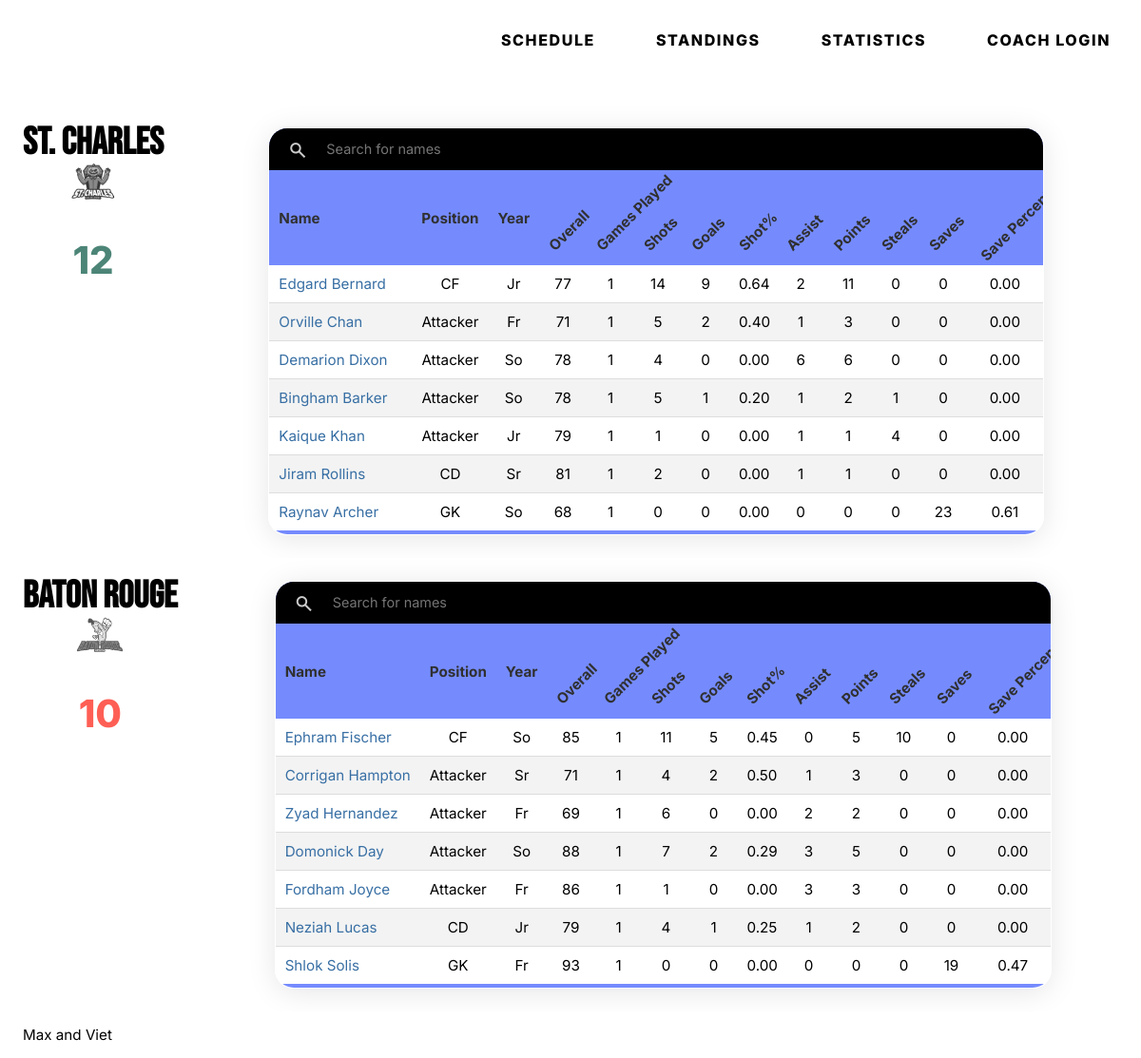
The app's page /1/boxscore/ with its own data.
### tables this page shows
CREATE TABLE teams (
  team_id INTEGER NOT NULL PRIMARY KEY AUTOINCREMENT,
  name varchar(30) NOT NULL,
  city varchar(30) NOT NULL,
  nickname varchar(30) NOT NULL,
  coach_id INTEGER NOT NULL,
  abb varchar(3) NOT NULL,
  short_name varchar(30) NOT NULL,
  division varchar(100) DEFAULT NULL,
  cp INTEGER NOT NULL DEFAULT '0',
  cp_used INTEGER NOT NULL DEFAULT '0',
  recruiting_poINTEGERs INTEGER NOT NULL DEFAULT '0',
  active char(1) NOT NULL DEFAULT 'Y',
  overall INTEGER NOT NULL DEFAULT '0',
  aggression INTEGER NOT NULL DEFAULT '0',
  logo text NOT NULL Default '0'
);

CREATE TABLE schedule (
  schedule_id INTEGER DEFAULT NULL PRIMARY KEY AUTOINCREMENT,
  season INTEGER DEFAULT NULL,
  match_number INTEGER DEFAULT NULL,
  home_id INTEGER DEFAULT NULL,
  away_id INTEGER DEFAULT NULL,
  home_goals INTEGER DEFAULT NULL,
  away_goals INTEGER DEFAULT NULL,
  match_type text,
  competition_abb text,
  competition_type text,
  tiebreaker text,
  played text,
  commentary text,
  boxscore text,
  debug text,
  html_report text,
  home_rating double DEFAULT NULL,
  away_rating double DEFAULT NULL
);

CREATE TABLE players_stats (
  id integer NOT NULL PRIMARY KEY AUTOINCREMENT,
  season text,
  player_id text,
  age text,
  team_id text,
  opp_team_id text,
  match_number text,
  position text,
  game_played text,
  shots text,
  goals text,
  shot_percentage text,
  assists text,
  points text,
  steals text,
  goals_allowed text,
  saves text,
  save_percentage text,
  match_rating text
);

CREATE TABLE players (
  player_id INTEGER DEFAULT NULL PRIMARY KEY AUTOINCREMENT,
  team_id INTEGER DEFAULT NULL,
  first_name text,
  last_name text,
  age text,
  position text,
  jersey INTEGER NOT NULL DEFAULT '0',
  swimming INTEGER NOT NULL DEFAULT '0',
  ballhandling INTEGER NOT NULL DEFAULT '0',
  passing INTEGER NOT NULL DEFAULT '0',
  shooting INTEGER NOT NULL DEFAULT '0',
  defense INTEGER NOT NULL DEFAULT '0',
  goalkeeping INTEGER NOT NULL DEFAULT '0',
  fit INTEGER NOT NULL DEFAULT '0',
  aggression INTEGER NOT NULL DEFAULT '0',
  overall INTEGER NOT NULL DEFAULT '0'
);

### main.py (the view)
@app.route('/<int:id>/boxscore/', methods=('GET', 'POST'))
def schedule_boxscore(id):
  conn = get_db_connection()
  teams = conn.execute('SELECT * FROM teams').fetchall()
  schedule = conn.execute('SELECT * FROM schedule WHERE schedule_id = ?', (id,)).fetchone()
  print(schedule)
  matchnumber = conn.execute(
    "SELECT COUNT(DISTINCT match_number) AS count FROM schedule").fetchone(
    )['count']
  player_stats = conn.execute(
    'SELECT p.player_id AS id, p.last_name AS last, p.first_name AS first, p.team_id AS team_id, p.age AS year, ps.position AS position, p.overall AS overall, ps.game_played AS game_played, ps.shots as shots, ps.goals AS goals, ps.shot_percentage AS shot_percentage, ps.assists AS assists, ps.points AS points, ps.steals AS steals, ps.saves AS saves, ps.save_percentage AS save_percentage, ps.match_number AS match_number FROM players_stats AS ps INNER JOIN players AS p ON p.player_id = ps.player_id'
  ).fetchall()
  conn.close()
  return render_template("schedule_boxscore.html",
                         title="This Week's schedule",
                         teams=teams,
                         schedule=schedule,
                         matchnumber=matchnumber, player_stats=player_stats)

### main.py (called while the page is built)
def get_db_connection():
  conn = sqlite3.connect('database.db')
  conn.row_factory = sqlite3.Row
  return conn

### templates/schedule_boxscore.html (shortened to what this page needs)
{% extends 'template.html' %}
{% block content %}
    </header>
    <main class="paddingtop">
      {% for team in teams %}
        {% if schedule['home_id'] == team['team_id'] %}
      <div class="grid-table tabcontent" id="all">
          <h2 class="team-style">
                    {{ team["name"] }}
            <a href="{{ url_for('displayTeam', id=schedule['home_id']) }}" class="team-logo-wrapper">
                        <img class="grey-filter" src="{{ url_for('static',filename=team['logo']) }}" alt="{{ schedule['home_id'] }}"> </a>
            {% if schedule['home_goals'] > schedule['away_goals'] %}
                    <p class="win" style="font-size:40px">{{ schedule['home_goals'] }}</p>
                    {% elif schedule['home_goals'] < schedule['away_goals'] %}
                    <p class="loose">{{ schedule['home_goals'] }}</p>
                    {% else %}
                    <p class="win">{{ schedule['home_goals'] }}</p>
                    {% endif %}
            </h2>
          <table class="styled-table glass" class="sortable" id="searchTable">
          <thead>
              <tr>
                <th class="search" colspan="15" style="background: black;color: white; text-transform: uppercase; text-align:center;letter-spacing: 0.3em; padding:8px 10px 0px 10px;">
                  <span class="material-symbols-outlined">
                  </span>
                  <input style="border-radius:13px;"type="text" id="searchInput" onkeyup="searchTable()" placeholder="Search for names">
                </th>
              </tr>
              <tr>
                  <th><div>Name</div></th>
                  <th>Position</th>
                  <th>Year</th>
                  <th>Overall</th>
                  <th>Games Played</th>
                  <th>Shots</th>
                  <th>Goals</th>
                  <th>Shot%</th>
                  <th>Assist</th>
                  <th>Points</th>
                  <th>Steals</th>
                  <th>Saves</th>
                  <th>Save Percentage</th>
              </tr>
          </thead>
          <tbody>
            {% for stat in player_stats %}
            {% if stat['team_id'] == team['team_id'] %}
              {% if stat['match_number'] == "{}".format(schedule['match_number']) %}
                <tr>
                    <td><div><a href="{{ url_for('displayPlayer', id=stat['id']) }}">{{ stat['first'] }} {{ stat['last'] }}</a></div></td>
                    <td align ="center">{{ stat["position"] }}</td>
                    <td align ="center">{{ stat["year"] }}</td>
                    <td align ="center">{{ stat["overall"] }}</td>
                    <td align ="center">{{ stat["game_played"] }}</td>
                    <td align ="center">{{ stat["shots"] }}</td>
                    <td align ="center">{{ stat["goals"] }}</td>
                    <td align ="center">{{ "%.2f"|format(stat["shot_percentage"]|float) }}</td>
                    <td align ="center">{{ stat["assists"] }}</td>
                    <td align ="center">{{ stat["points"] }}</td>
                    <td align ="center">{{ stat["steals"] }}</td>
                    <td align ="center">{{ stat["saves"] }}</td>
                    <td align ="center">{{ "%.2f"|format(stat["save_percentage"]|float) }}</td>
                </tr>
              {% endif %}
            {% endif %}
            {% endfor %}
            {% endif %}
            {% endfor %}
          </tbody>
        </table>
        </div>
      {% for team in teams %}
      {% if schedule['away_id'] == team['team_id'] %}
      <div class="grid-table tabcontent" id="all">
          <h2 class="team-style">{{ team["name"] }}  <a href="{{ url_for('displayTeam', id=schedule['home_id']) }}" class="team-logo-wrapper">
                        <img class="grey-filter" src="{{ url_for('static',filename=team['logo']) }}" alt="{{ schedule['home_id'] }}"> </a> {% if schedule['away_goals'] > schedule['home_goals'] %}
                  <p class="win" style="font-size:40px">{{ schedule['away_goals'] }}</p>
                  {% elif schedule['away_goals'] < schedule['home_goals'] %}
                  <p class="loose" style="font-size:40px">{{ schedule['away_goals'] }}</p>
                  {% else %}
                  <p class="win" style="font-size:40px">{{ schedule['away_goals'] }}</p>
                  {% endif %} </h2>
          <table class="styled-table glass" class="sortable" id="searchTable">
          <thead>
              <tr>
                <th class="search" colspan="15" style="background: black;color: white; text-transform: uppercase; text-align:center;letter-spacing: 0.3em; padding:8px 10px 0px 10px;">
                  <span class="material-symbols-outlined">
                  </span>
                  <input style="border-radius:13px;"type="text" id="searchInput" onkeyup="searchTable()" placeholder="Search for names">
                </th>
              </tr>
              <tr>
                  <th><div>Name</div></th>
                  <th>Position</th>
                  <th>Year</th>
                  <th>Overall</th>
                  <th>Games Played</th>
                  <th>Shots</th>
                  <th>Goals</th>
                  <th>Shot%</th>
                  <th>Assist</th>
                  <th>Points</th>
                  <th>Steals</th>
                  <th>Saves</th>
                  <th>Save Percentage</th>
              </tr>
          </thead>
          <tbody>
            {% for stat in player_stats %}
            {% if stat['team_id'] == team['team_id'] %}
            {% if stat['match_number'] == "{}".format(schedule['match_number']) %}
              <tr>
                  <td><div><a href="{{ url_for('displayPlayer', id=stat['id']) }}">{{ stat['first'] }} {{ stat['last'] }}</a></div></td>
                  <td align ="center">{{ stat["position"] }}</td>
                  <td align ="center">{{ stat["year"] }}</td>
                  <td align ="center">{{ stat["overall"] }}</td>
                  <td align ="center">{{ stat["game_played"] }}</td>
                  <td align ="center">{{ stat["shots"] }}</td>
                  <td align ="center">{{ stat["goals"] }}</td>
                  <td align ="center">{{ "%.2f"|format(stat["shot_percentage"]|float) }}</td>
                  <td align ="center">{{ stat["assists"] }}</td>
                  <td align ="center">{{ stat["points"] }}</td>
                  <td align ="center">{{ stat["steals"] }}</td>
                  <td align ="center">{{ stat["saves"] }}</td>
                  <td align ="center">{{ "%.2f"|format(stat["save_percentage"]|float) }}</td>
              </tr>
            {% endif %}
            {% endif %}
            {% endfor %}
            {% endif %}
            {% endfor %}
          </tbody>
        </table>
        </div>
    </main>
{% endblock %}

### static/style.css (style rules this page uses)
:root { --font-family: 'Inter', sans-serif; --font-display: 'Bebas Neue', sans-serif; --hero-blue: #386fa4; --secondary-blue: #758bfd; --accent-yellow: #ff8600; --border-radius: 20px; --border-radius-small: 10px; }
* { font-family: var(--font-family); -webkit-box-sizing: border-box; -moz-box-sizing: border-box; box-sizing: border-box; }
.material-symbols-outlined { font-variation-settings: 'FILL' 1, 'wght' 700, 'GRAD' 0, 'opsz' 48 }
body { margin: 0; padding: 0; }
body { position: relative; }
body p { font-size: 0.95em; }
.grey-filter { filter: grayscale(1); transition: .25s; }
.team-logo-wrapper { display: flex; height: 100px; align-items: center; flex: auto; justify-content: center; opacity: .6; transition: .25s; }
.team-logo-wrapper img { display: inline-block; vertical-align: bottom; object-fit: contain; max-width: 100%; height: 100%; }
.glass { background: rgba(255, 255, 255, 0.60); box-shadow: 0 4px 30px rgba(0, 0, 0, 0.1); backdrop-filter: blur(12.4px); -webkit-backdrop-filter: blur(10.4px); border: 1px solid rgba(255, 255, 255, 0.4); }
select, input[type=text],input[type=inputBox],input[type=password], textarea { margin-bottom: 0.5rem; width: 100%; padding: 11px 8px; font-size: 1em; box-sizing: border-box; background-color: none; border: none; border-bottom: 1px solid black; color: black; transition: 150ms ease; border-radius: 0.5rem; }
.paddingtop { padding-top: 110px; }
.styled-table { border-collapse: collapse; border-radius: var(--border-radius); overflow: hidden; }
.styled-table thead tr { background-color: var(--secondary-blue); color: #303030; text-align: left; }
.win { color: #4c8577; }
.loose { color: #fe5f55; }
.styled-table th, .styled-table td { padding: 12px 15px; }
.styled-table tbody tr { border-bottom: 1px solid #dddddd; }
.styled-table tbody tr td:first-child { display: flex; flex-direction: row; align-items: center; }
.styled-table tbody tr:nth-of-type(even) { background-color: #f3f3f3; }
.styled-table tbody tr:last-of-type { border-bottom: 5px solid var(--secondary-blue); }
.grid-table { display: flex; overflow-y: hidden; overflow-x: scroll; scroll-behavior: smooth; gap: 2em; padding: 2%; opacity: 0; animation: transition-table 0.5s ease-out forwards; animation-delay: 100ms; }
.search { position: relative; }
#searchInput { width: calc(100% - 40px); float: right; }
.search .material-symbols-outlined { width: 40px; float: left; font-weight:200; font-size: 20px; padding-top: 5px; opacity: 0.8; }
.search input { background: black; color: white; font-size: 0.95em; padding: 5px 10px !important; }

### static/responsiveNavBar.css (style rules this page uses)
:root { --font-family: 'Inter', sans-serif; --hero-blue: #386fa4; --secondary-blue: #758bfd; --accent-yellow: #ff8600; }

### templates/schedule_boxscore.html (style rules this page uses)
.grid-table { overflow-x: auto; animation: transition-table-up 0.5s ease-out forwards; animation-delay: 100ms; }
.styled-table { margin-left: auto; margin-right: auto; }
.styled-table > * { font-size: 0.95em; }
.styled-table th, .styled-table td { padding: 10px 10px; }
.styled-table th:nth-child(n + 4), .styled-table td:nth-child(n + 4) { max-width: 50px; }
.styled-table th:nth-child(n + 4) { height: 100px; white-space: nowrap; transform: translate(-2px, 21px) rotate(315deg); width: 30px; }
.styled-table th:last-child, .styled-table td:last-child { max-width: 80px !important; }
.team-style { text-align: center; margin: 0; font-family: var(--font-display); text-transform: uppercase; font-size: 40px; font-weight: 800; line-height: 0.8em; color: black; }
.team-logo-wrapper { height: 52px; align-items: center; flex: auto; justify-content: center; opacity: 0.9; transition: .25s; text-decoration: none; }
.team-logo-wrapper .grey-filter { -webkit-transition: .25s -webkit-filter linear; -moz-transition: .25s -moz-filter linear; -moz-transition: .25s filter linear; -ms-transition: .25s -ms-filter linear; -o-transition: .25s -o-filter linear; transition: .25s filter linear, .25s -webkit-filter linear; }
td div { min-width: 130px; }
.styled-table td:nth-child(1) a { text-decoration: none; color: var(--hero-blue); transition: 100ms ease; }

### records on screen
teams: name "ST. CHARLES", logo (picture)
schedule: home_goals "12", away_goals "10"
players_stats: first "Edgard", last "Bernard", position "CF", year "Jr", overall "77", game_played "1", shots "14", goals "9", shot_percentage "0.64", assists "2", points "11", steals "0", saves "0", save_percentage "0.00"
players_stats: first "Orville", last "Chan", position "Attacker", year "Fr", overall "71", game_played "1", shots "5", goals "2", shot_percentage "0.40", assists "1", points "3", steals "0", saves "0", save_percentage "0.00"
players_stats: first "Demarion", last "Dixon", position "Attacker", year "So", overall "78", game_played "1", shots "4", goals "0", shot_percentage "0.00", assists "6", points "6", steals "0", saves "0", save_percentage "0.00"
players_stats: first "Bingham", last "Barker", position "Attacker", year "So", overall "78", game_played "1", shots "5", goals "1", shot_percentage "0.20", assists "1", points "2", steals "1", saves "0", save_percentage "0.00"
players_stats: first "Kaique", last "Khan", position "Attacker", year "Jr", overall "79", game_played "1", shots "1", goals "0", shot_percentage "0.00", assists "1", points "1", steals "4", saves "0", save_percentage "0.00"
players_stats: first "Jiram", last "Rollins", position "CD", year "Sr", overall "81", game_played "1", shots "2", goals "0", shot_percentage "0.00", assists "1", points "1", steals "0", saves "0", save_percentage "0.00"
players_stats: first "Raynav", last "Archer", position "GK", year "So", overall "68", game_played "1", shots "0", goals "0", shot_percentage "0.00", assists "0", points "0", steals "0", saves "23", save_percentage "0.61"
teams: name "BATON ROUGE", logo (picture)
players_stats: first "Ephram", last "Fischer", position "CF", year "So", overall "85", game_played "1", shots "11", goals "5", shot_percentage "0.45", assists "0", points "5", steals "10", saves "0", save_percentage "0.00"
players_stats: first "Corrigan", last "Hampton", position "Attacker", year "Sr", overall "71", game_played "1", shots "4", goals "2", shot_percentage "0.50", assists "1", points "3", steals "0", saves "0", save_percentage "0.00"
players_stats: first "Zyad", last "Hernandez", position "Attacker", year "Fr", overall "69", game_played "1", shots "6", goals "0", shot_percentage "0.00", assists "2", points "2", steals "0", saves "0", save_percentage "0.00"
players_stats: first "Domonick", last "Day", position "Attacker", year "So", overall "88", game_played "1", shots "7", goals "2", shot_percentage "0.29", assists "3", points "5", steals "0", saves "0", save_percentage "0.00"
players_stats: first "Fordham", last "Joyce", position "Attacker", year "Fr", overall "86", game_played "1", shots "1", goals "0", shot_percentage "0.00", assists "3", points "3", steals "0", saves "0", save_percentage "0.00"
players_stats: first "Neziah", last "Lucas", position "CD", year "Jr", overall "79", game_played "1", shots "4", goals "1", shot_percentage "0.25", assists "1", points "2", steals "0", saves "0", save_percentage "0.00"
players_stats: first "Shlok", last "Solis", position "GK", year "Fr", overall "93", game_played "1", shots "0", goals "0", shot_percentage "0.00", assists "0", points "0", steals "0", saves "19", save_percentage "0.47"
